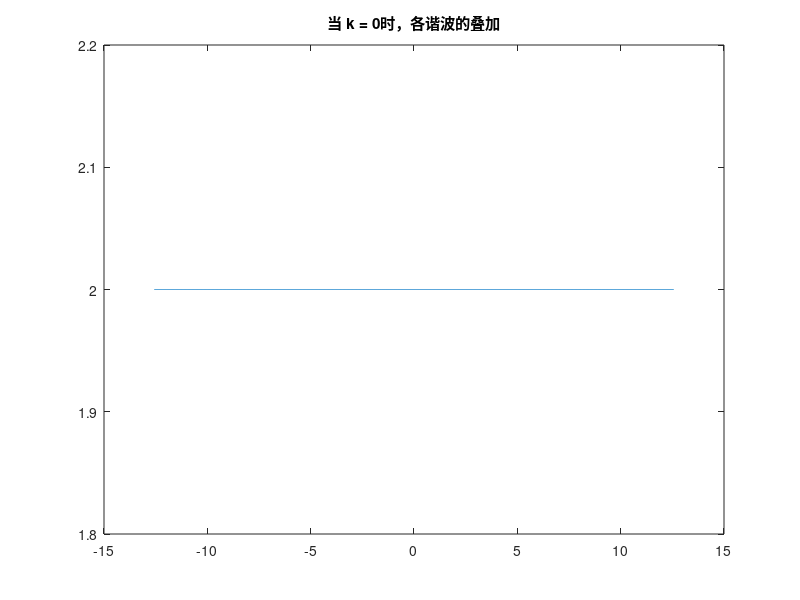

MATLAB code for this plot: (Note: this script raises an error after producing the figure.)
t = linspace(-4 * pi, 4 * pi, 10000);
sz = size(t);
sum = zeros(sz);
for i = [0, 1, 2, 3, 4, 5]
    A_i = 2 * (i + 1);
    t_i = 2 * (i+1) * pi;
    f_t = A_i * cos(i * 3 * t + t_i);
    sum = sum + f_t;
    fi = i + 1;
%     subplot(3,2,fi);
    plot(t, sum);
    title(['当 k = ', num2str(i), '时，各谐波的叠加'])
    ax = gca;
    ax.XAxisLocation = 'origin';
    ax.YAxisLocation = 'origin';
    ylim([-25, 45])
    xlim([-4 * pi, 4 * pi])
    box off;
    pause;
end
